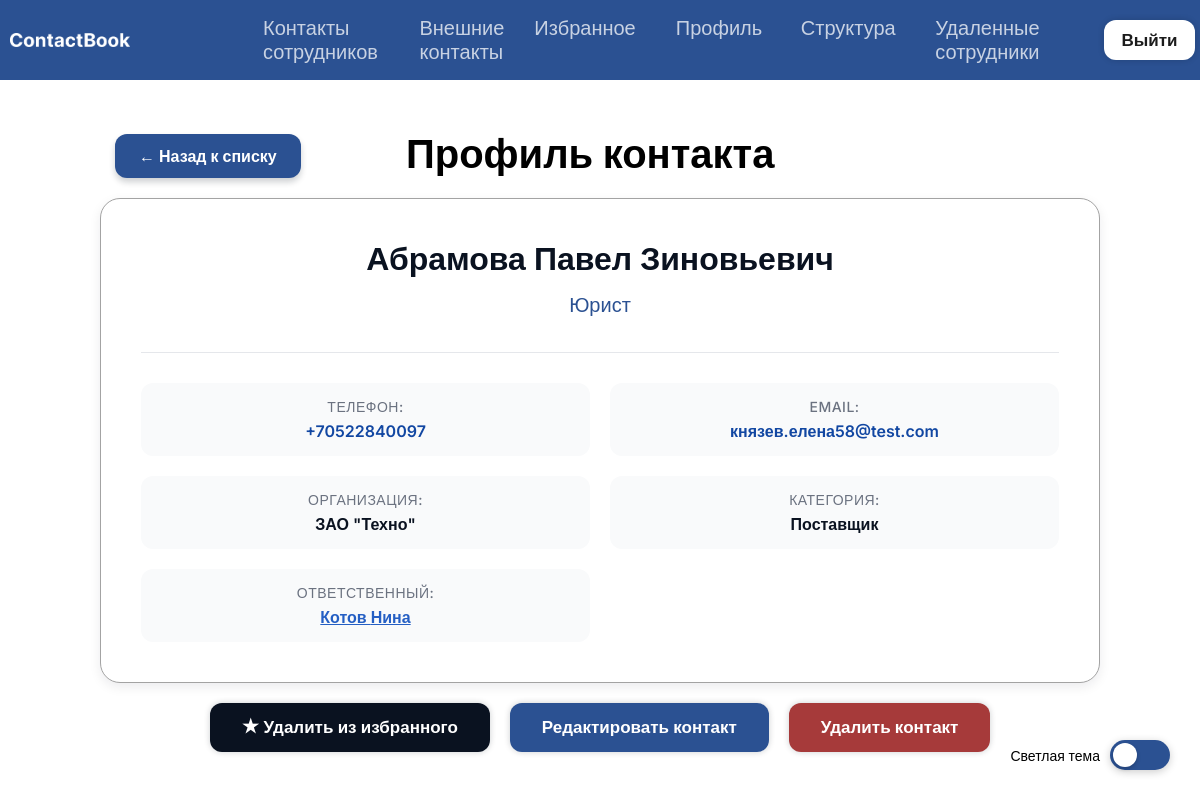
Screenshot of /contacts/459/ (signed in) with the database file from the repository.
### ContactBook/models.py (models this page shows, shortened)
class Contact(models.Model):
    last_name = models.CharField(max_length=50, verbose_name='Фамилия')
    first_name = models.CharField(max_length=50, verbose_name='Имя')
    middle_name = models.CharField(max_length=50, blank=True, null=True, verbose_name='Отчество')
    phone = models.CharField(max_length=20, unique=True, verbose_name='Телефон')
    email = models.CharField(max_length=150, unique=True, blank=True, null=True, verbose_name='Почта')
    organization = models.CharField(max_length=100, blank=True, null=True, verbose_name='Организация')
    position = models.CharField(max_length=100, blank=True, null=True, verbose_name='Должность')
    category = models.CharField(max_length=20, choices=[('client', 'Клиент'), ('partner', 'Партнёр'), ('supplier', 'Поставщик'), ('other', 'Другое')], default='client', verbose_name='Категория')
    owner = models.ForeignKey(User, on_delete=models.CASCADE, verbose_name='Ответственный')
    class Meta:
        verbose_name = 'Внешний контакт'
        verbose_name_plural = 'Внешние контакты'
        ordering = ['last_name', 'first_name']

class Employee(models.Model):
    last_name = models.CharField(max_length=50, verbose_name='Фамилия')
    first_name = models.CharField(max_length=50, verbose_name='Имя')
    middle_name = models.CharField(max_length=50, blank=True, null=True, verbose_name='Отчество')
    department = models.ForeignKey(Department, on_delete=models.PROTECT, verbose_name='Отдел')
    subdivision = models.ForeignKey(Subdivision, on_delete=models.SET_NULL, blank=True, null=True, verbose_name='Подразделение')
    position = models.CharField(max_length=100, verbose_name='Должность')
    phone = models.CharField(max_length=20, unique=True, verbose_name='Телефон')
    floor = models.CharField(max_length=50, verbose_name='Этаж')
    cabinet = models.CharField(max_length=50, blank=True, null=True, verbose_name='Кабинет')
    role = models.CharField(
        max_length=20,
        choices=[('user', 'Пользователь'), ('admin', 'Администратор')],
        default='user',
        verbose_name='Роль'
    )
    user_account = models.OneToOneField(User, on_delete=models.CASCADE, null=True, blank=True, related_name='employee_profile', verbose_name='Аккаунт входа')
    is_deleted = models.BooleanField(default=False, verbose_name='Удалён')
    deleted_at = models.DateTimeField(null=True, blank=True, verbose_name='Дата удаления')
    objects = EmployeeManager()
    all_objects = models.Manager()
    class Meta:
        verbose_name_plural = 'Сотрудники'

### ContactBook/views.py (the view)
# urls.py: path('contacts/<int:pk>/', views.contact_detail, name='contact_detail'),
@login_required
def contact_detail(request, pk):
    contact = get_object_or_404(Contact, pk=pk)
    is_owner = (contact.owner == request.user)
    is_admin_user = is_admin(request.user)
    is_contact_favorite = ContactFavorite.objects.filter(
        user=request.user,
        contact=contact
    ).exists()
    return render(request, 'contactbook/contact_detail.html', {
        'contact': contact,
        'is_owner': is_owner,
        'is_admin': is_admin_user,
        'is_contact_favorite': is_contact_favorite
    })

### ContactBook/views.py (called while the page is built)
def is_admin(user):
    return user.is_authenticated and hasattr(user, 'employee_profile') and user.employee_profile.role == 'admin'

### ContactBook/templates/contactbook/contact_detail.html (shortened to what this page needs)
{% extends "base.html" %}
{% block content %}
<div class="profile-container">
    <div class="employee-header">
        <div class="nazad">
            <a href="{% url 'contactbook:contact_list' %}" class="btn back-link">← Назад к списку</a>
        </div>
        <h1>Профиль контакта</h1>
    </div>
    <div class="profile-card">
        <div class="profile-info">
            <h2>{{ contact.last_name }} {{ contact.first_name }} {{ contact.middle_name|default:"" }}</h2>
            {% if contact.position %}<p class="profile-position">{{ contact.position }}</p>{% endif %}
            <div class="profile-details">
                <div class="detail-item"><span class="detail-label">ТЕЛЕФОН:</span><span class="detail-value"><span class="copy-data" onclick="copyToClipboard(this)">{{ contact.phone }}</span></span></div>
                <div class="detail-item"><span class="detail-label">EMAIL:</span><span class="detail-value">{% if contact.email %}<span class="copy-data" onclick="copyToClipboard(this)">{{ contact.email }}</span>{% else %}<span style="color: #6b7280;">Не указан</span>{% endif %}</span></div>
                <div class="detail-item"><span class="detail-label">ОРГАНИЗАЦИЯ:</span><span class="detail-value">{{ contact.organization|default:"Не указана" }}</span></div>
                <div class="detail-item"><span class="detail-label">КАТЕГОРИЯ:</span><span class="detail-value">{{ contact.get_category_display|default:"Другое" }}</span></div>
                <div class="detail-item"><span class="detail-label">ОТВЕТСТВЕННЫЙ:</span><a href="{% url 'contactbook:contact_list' %}?owner_id={{ contact.owner.id }}"
                    class="detail-value"
                    title="Посмотреть все внешние контакты, добавленные {{ contact.owner.get_full_name|default:contact.owner.username }}">
                    {% if contact.owner.employee_profile %}
                        {{ contact.owner.employee_profile.last_name }} {{ contact.owner.employee_profile.first_name }}
                    {% else %}
                        {{ contact.owner.get_full_name|default:contact.owner.username|default:"Не назначен" }}
                    {% endif %}
                </a></div>
            </div>
        </div>
    </div>
    <div class="prof-btn">
        <a href="{% url 'contactbook:toggle_contact_favorite' contact.pk %}" class="btn btn-primary">
            {% if is_contact_favorite %}★ Удалить из избранного{% else %}☆ Добавить в избранное{% endif %}
        </a>
        {% if is_admin or contact.owner == request.user %}
            <button type="button" id="open-edit-contact-modal" class="btn btn-secondary">Редактировать контакт</button>
            <button type="button" id="open-delete-contact-modal" class="btn btn-danger">Удалить контакт</button>
        {% endif %}
    </div>
</div>
{% endblock %}

### ContactBook/static/css/style.css (style rules this page uses)
html,body { width: 100%; height: 100%; background-color: #ffffff; font-family: "Inter", sans-serif; padding: 0; margin: 0; }
.profile-container { width: 100%; height: 100%; display: flex; flex-direction: column; justify-content: center; align-items: center; gap: 20px; }
.employee-header { width: 100%; max-width: 970px; display: flex; justify-content: center; align-items: end; }
.employee-header > h1 { width: 70%; font-size: 40px; margin:0; }
.nazad { width: 30%; display: flex; justify-content: left; align-items: start; }
.profile-card { width: 100%; max-width: 1000px; background: #ffffff; border: 1.5px solid #a3a3a3; border-radius: 20px; padding: 40px; box-shadow: 0 4px 12px rgba(10, 18, 32, 0.08); display: flex; flex-direction: column; gap: 30px; margin-top: 0; }
.profile-info { text-align: center; display: flex; flex-direction: column; gap: 10px; }
.profile-info > h2 { font-size: 32px; color: #0a1220; margin: 0; font-weight: 600; }
.profile-position { font-size: 20px; color: #2b5192; font-weight: 500; margin: 5px 0; }
.profile-details { display: grid; grid-template-columns: repeat(2, 1fr); gap: 20px; margin-top: 20px; padding-top: 30px; border-top: 1px solid #e5e7eb; }
.detail-item { display: flex; flex-direction: column; gap: 6px; padding: 15px; background: #f9fafb; border-radius: 12px; }
.detail-item > a { color: #255fc4; }
.detail-label { font-size: 14px; color: #6b7280; font-weight: 500; text-transform: uppercase; letter-spacing: 0.5px; }
.detail-value { font-size: 16px; color: #0a1220; font-weight: 600; }
.prof-btn { width: 100%; max-width: 970px; display: flex; justify-content: center; align-items: center; gap: 20px; }
.btn { padding: 14px 32px; border-radius: 12px; font-size: 17px; font-weight: 600; text-decoration: none; display: flex; align-items: center; gap: 10px; border: none; cursor: pointer; font-family: "Inter", sans-serif; white-space: nowrap; }
.btn-primary { background-color: #0a1220; color: white; box-shadow: 0 0px 6px rgba(10, 18, 32, 0.2); transition: all 0.2s ease; }
.btn-secondary { background-color: #2b5192; color: #ffffff; transition: all 0.2s ease; box-shadow: 0 0px 6px rgba(10, 18, 32, 0.2); }
.btn-danger { background-color: #a63a3a; color: #ffffff; transition: all 0.2s ease; box-shadow: 0 0px 6px rgba(10, 18, 32, 0.2); }
.back-link { align-self: flex-start; background-color: #2b5192; color: white; padding: 12px 24px; border-radius: 12px; text-decoration: none; font-weight: 600; font-size: 16px; box-shadow: 0 0px 6px rgba(18, 52, 112, 0.2); display: flex; align-items: center; transition: all 0.2s ease; box-shadow: 0 4px 6px rgba(10, 18, 32, 0.2); }
.copy-data { color: #1247a2; text-decoration: none; cursor: pointer; }

### ContactBook/static/css/responsive.css (style rules this page uses)
*, *::before, *::after { box-sizing: border-box; }
html, body { overflow-x: hidden; width: 100%; max-width: 100vw; margin: 0; padding: 0; }

### rows the page displays
Contact: last_name "Абрамова", first_name "Павел", middle_name "Зиновьевич", position "Юрист", phone "+70522840097", email "князев.елена58@test.com", organization "ЗАО \"Техно\"", category "Поставщик", owner.employee_profile.last_name "Котов", owner.employee_profile.first_name "Нина"
